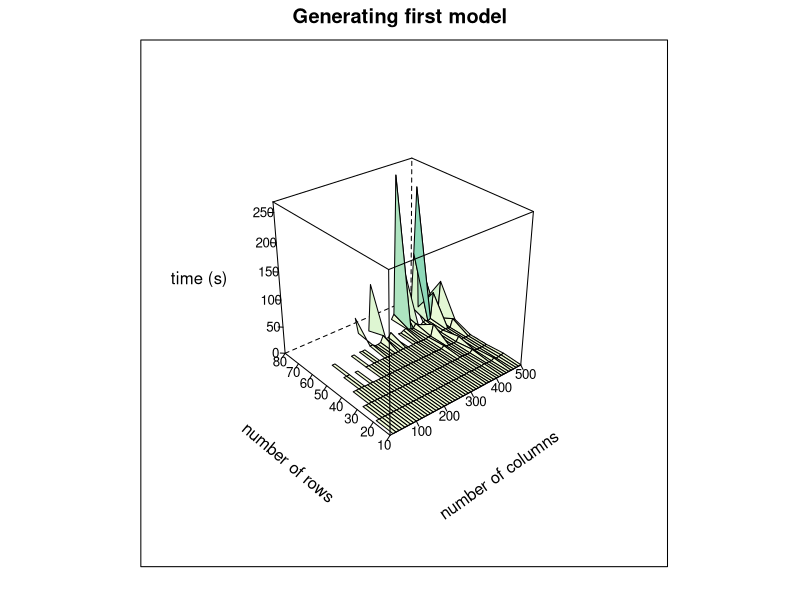
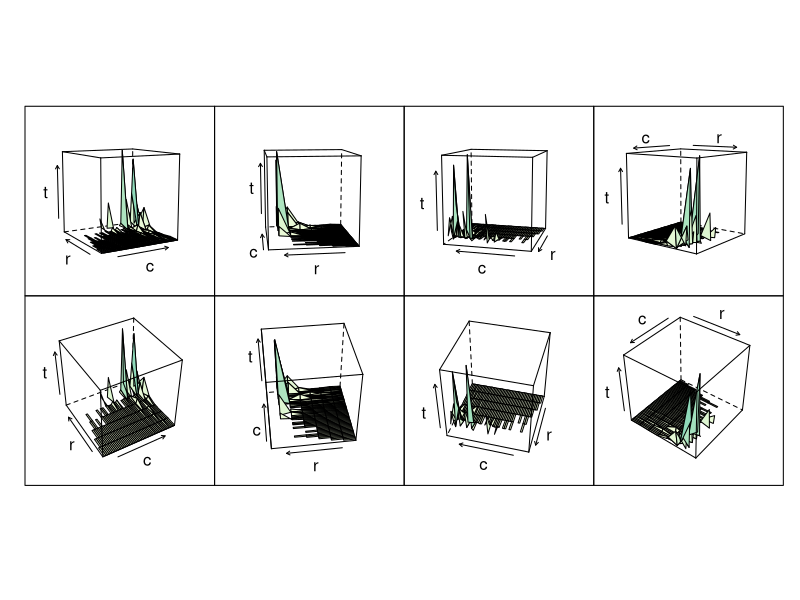
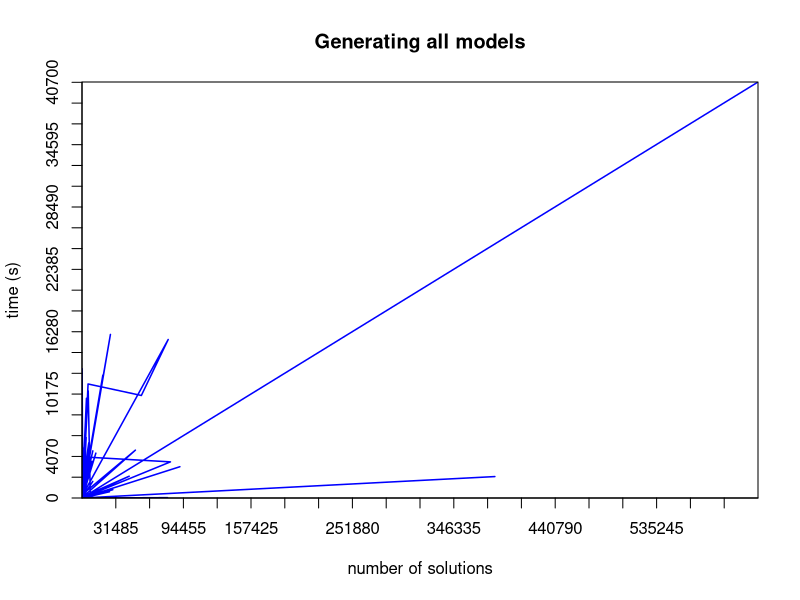

Write the R code that produced these figures, in order.
library(lattice)

#read and print data
data <- read.csv(file="benchmark1_results.csv", sep=" ")
no_na_data <- na.omit(data)
print(no_na_data)

rows <- data[1]
cols <- data[2]
healthy <- data[3]
time_first <- data[4]
time_all <- data[5]
solutions <- data[6]

print(max(cols))

#start plot axes in (0,0)
par(xaxs="i", yaxs="i") 
par(mgp=c(3,1,0))

#rows - columns - time_first
wireframe(time_first ~ cols * rows, data=no_na_data, main = "Generating first model", drape = TRUE, perspective=TRUE, colorkey=FALSE, xlab=list("number of columns", rot=35), ylab=list("number of rows", rot=-40), zlab="time (s)", xlim=c(min(cols),max(cols)), ylim=c(min(rows),max(rows)), zlim=c(min(time_first),max(time_first)), scales = list(arrows=FALSE,font = 0.3,tck = c(0.5, 0.5, 0.5),distance =c(2, 2, 2)),zoom = 0.6, cex.lab=0.05)


#rows - columns - time_first (different angles)
p <- wireframe(time_first ~ cols * rows, data=no_na_data, drape = TRUE, colorkey=FALSE, xlab="c", ylab="r", zlab="t",cex.lab=0.05, lab=3)
npanel <- c(4, 2)
rotx <- c(-50, -80)
rotz <- seq(30, 300, length = npanel[1]+1)
update(p[rep(1, prod(npanel))], layout = npanel,
    panel = function(..., screen) {
        panel.wireframe(..., screen = list(z = rotz[current.column()],
                                           x = rotx[current.row()]))})

#time for calculating all solutions - number of solutions
plot(time_all ~ solutions, data = no_na_data, main = "Generating all models", type="l", col="blue", xlab="number of solutions", ylab="time (s)", xlim=c(min(solutions),max(solutions)), ylim=c(min(time_all),max(time_all)), xaxp  = c(0,round(max(solutions), digits=-2), 20), yaxp  = c(0,round(max(time_all), digits=-2), 20), lwd=1.5)


